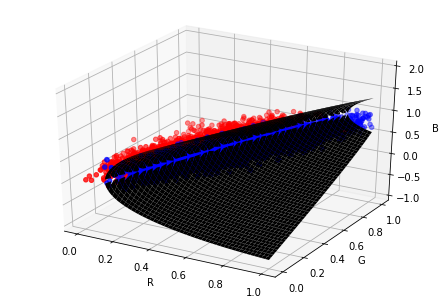

The script that drew this image:
import numpy as np
from PIL import Image
import matplotlib.pyplot as plt
from mpl_toolkits.mplot3d import Axes3D


# 读入森林
st = np.array(Image.open("sub_t.jpg"), "f")
st = np.divide(st, 255)
x = st.shape[0]
y = st.shape[1]
z = st.shape[2]
st.resize(x*y, z)

# 读入楼房
sg = np.array(Image.open("sub_g.jpg"), "f")
sg = np.divide(sg, 255)
x = sg.shape[0]
y = sg.shape[1]
z = sg.shape[2]
sg.resize(x*y, z)

# 构造向量
vec = {}
vec[1] = sg
vec[0] = st

t_cov = np.cov(st[:, 0:3].T)
g_cov = np.cov(sg[:, 0:3].T)
cov_avg = (t_cov+g_cov)/2.0
t_u = np.transpose(st[:, 0:3].mean(axis=0))
g_u = np.transpose(sg[:, 0:3].mean(axis=0))
p = np.log(0.5)


fig = plt.figure()
ax = Axes3D(fig)
ax.scatter(sg[:, 0], sg[:, 1], sg[:, 2], c='blue')
ax.scatter(st[:, 0], st[:, 1], st[:, 2], c='red')
ax.set_zlabel('B')
ax.set_ylabel('G')
ax.set_xlabel('R')
# 不相等的
w_g = np.linalg.inv(t_cov) * (-0.5)
w_t = np.linalg.inv(g_cov) * (-0.5)
W = np.subtract(w_g, w_t)
w_g_0 = np.dot(w_g * (-2.0), g_u.T)
w_t_0 = np.dot(w_t * (-2.0), t_u.T)
w = np.subtract(w_g_0, w_t_0)
w_g_1 = -0.5 * np.dot(np.dot(g_u, np.linalg.inv(t_cov)), g_u.T) - 0.5 * np.log(
    np.linalg.det(t_cov)) + np.log(0.5)
w_t_1 = -0.5 * np.dot(np.dot(t_u, np.linalg.inv(g_cov)), t_u.T) - 0.5 * np.log(
    np.linalg.det(g_cov)) + np.log(0.5)
wi_0 = w_g_1 - w_t_1

x1 = np.arange(0, 1, 0.001)
y1 = np.arange(0, 1, 0.001)
x1, y1 = np.meshgrid(x1, y1)

a = W[2, 2]
b = ((W[0, 2] + W[2, 0]) * y1 + (W[1, 2] + W[2, 1]) * x1 + w[2])
c = (W[0, 0] * x1 * x1 + W[1, 1] * y1 * y1 + (W[0, 1] + W[1, 0])
     * x1 * y1 + w[0] * x1 + w[1] * y1) + wi_0


z1 = ((-b - np.sqrt(b ** 2 - 4 * a * c)) / (2 * a))
z2 = ((-b + np.sqrt(b ** 2 - 4 * a * c)) / (2 * a))


ax.plot_surface(x1, y1, z1, color='black')
ax.plot_surface(x1, y1, z2, color='black')
